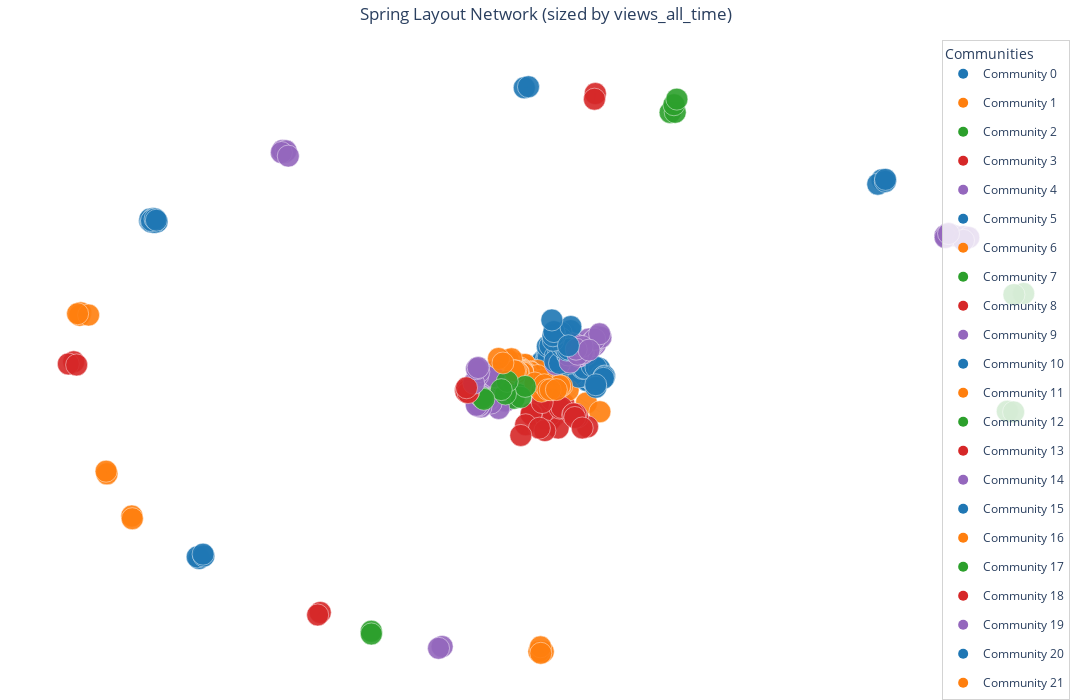

The cell this chart's notebook holds for it:
### Code cell
import numpy as np
import networkx as nx
import plotly.graph_objects as go

# -------------------------------------------------------
# 1. Spring layout (NetworkX built in)
# -------------------------------------------------------

# tweak k depending on density. Smaller k means more compact layout.
pos = nx.spring_layout(H, k=0.25, iterations=300, seed=4, weight="weight")

# -------------------------------------------------------
# 2. Node positions and sizes
# -------------------------------------------------------

names = list(H.nodes())

x_nodes = [pos[n][0] for n in names]
y_nodes = [pos[n][1] for n in names]

views = [
    max(1, H.nodes[n].get("views_all_time", 1))
    for n in names
]

sizes = np.interp(
    [np.log10(v) for v in views],
    (min(np.log10(v) for v in views), max(np.log10(v) for v in views)),
    (6, 22)
)

# -------------------------------------------------------
# 3. Optional community detection (Louvain)
# -------------------------------------------------------

try:
    import community as community_louvain
    partition = community_louvain.best_partition(H)
    communities = [partition[n] for n in names]
except:
    communities = [0 for _ in names]

unique_comms = sorted(set(communities))

palette = ['#1f77b4', '#ff7f0e', '#2ca02c', '#d62728', '#9467bd']
color_map = {c: palette[i % len(palette)] for i, c in enumerate(unique_comms)}
node_colors = [color_map[c] for c in communities]

# -------------------------------------------------------
# 4. Prepare edges for Plotly
# -------------------------------------------------------

edge_x = []
edge_y = []

for u, v in H.edges():
    edge_x += [pos[u][0], pos[v][0], None]
    edge_y += [pos[u][1], pos[v][1], None]

# -------------------------------------------------------
# 5. Build Plotly figure (same style you wanted)
# -------------------------------------------------------

fig = go.Figure()

# Edges
fig.add_trace(go.Scatter(
    x=edge_x,
    y=edge_y,
    mode="lines",
    line=dict(width=0.5, color="#d0d0d0"),
    hoverinfo="none",
    showlegend=False
))

# Nodes
fig.add_trace(go.Scatter(
    x=x_nodes,
    y=y_nodes,
    mode="markers",
    marker=dict(
        size=sizes,
        color=node_colors,
        opacity=0.9,
        line=dict(width=0.5, color="white")
    ),
    text=[
        f"<b>{H.nodes[n].get('mushroom', n)}</b>"
        f"<br>views: {H.nodes[n].get('views_all_time', 0)}"
        f"<br>community: {c}"
        for n, c in zip(names, communities)
    ],
    hovertemplate="%{text}<extra></extra>",
    showlegend=False
))

# Legend for communities
for comm in unique_comms:
    fig.add_trace(go.Scatter(
        x=[None], y=[None],
        mode="markers",
        marker=dict(size=10, color=color_map[comm]),
        legendgroup=str(comm),
        showlegend=True,
        name=f"Community {comm}"
    ))

# Layout
fig.update_layout(
    title="Spring Layout Network (sized by views_all_time)",
    width=1100,
    height=700,
    title_x=0.5,
    showlegend=True,
    margin=dict(l=0, r=0, t=40, b=0),
    plot_bgcolor="white",
    paper_bgcolor="white",
    xaxis=dict(showgrid=False, zeroline=False, visible=False),
    yaxis=dict(showgrid=False, zeroline=False, visible=False),
    legend=dict(
        title="Communities",
        orientation="v",
        yanchor="top",
        y=0.98,
        xanchor="right",
        x=0.98,
        bgcolor="rgba(255,255,255,0.8)",
        bordercolor="lightgray",
        borderwidth=1
    )
)

fig.show()

### Figure 1 — Plotly figure (JSON) as saved in the notebook; plotly's stock layout.template omitted (floating-point values rounded to 4 significant figures; data arrays with more than 128 entries replaced by an {"elided": "..."} marker saying what was removed)
{"data": [{"hoverinfo": "none", "line": {"color": "#d0d0d0", "width": 0.5}, "mode": "lines", "showlegend": false, "type": "scatter", "x": {"elided": "12258 float values"}, "y": {"elided": "12258 float values"}}, {"hovertemplate": "%{text}<extra></extra>", "marker": {"color": {"elided": "452 str values"}, "line": {"color": "white", "width": 0.5}, "opacity": 0.9, "size": {"elided": "452 int values"}}, "mode": "markers", "showlegend": false, "text": {"elided": "452 str values"}, "type": "scatter", "x": {"elided": "452 float values"}, "y": {"elided": "452 float values"}}, {"legendgroup": "0", "marker": {"color": "#1f77b4", "size": 10}, "mode": "markers", "name": "Community 0", "showlegend": true, "type": "scatter", "x": [null], "y": [null]}, {"legendgroup": "1", "marker": {"color": "#ff7f0e", "size": 10}, "mode": "markers", "name": "Community 1", "showlegend": true, "type": "scatter", "x": [null], "y": [null]}, {"legendgroup": "2", "marker": {"color": "#2ca02c", "size": 10}, "mode": "markers", "name": "Community 2", "showlegend": true, "type": "scatter", "x": [null], "y": [null]}, {"legendgroup": "3", "marker": {"color": "#d62728", "size": 10}, "mode": "markers", "name": "Community 3", "showlegend": true, "type": "scatter", "x": [null], "y": [null]}, {"legendgroup": "4", "marker": {"color": "#9467bd", "size": 10}, "mode": "markers", "name": "Community 4", "showlegend": true, "type": "scatter", "x": [null], "y": [null]}, {"legendgroup": "5", "marker": {"color": "#1f77b4", "size": 10}, "mode": "markers", "name": "Community 5", "showlegend": true, "type": "scatter", "x": [null], "y": [null]}, {"legendgroup": "6", "marker": {"color": "#ff7f0e", "size": 10}, "mode": "markers", "name": "Community 6", "showlegend": true, "type": "scatter", "x": [null], "y": [null]}, {"legendgroup": "7", "marker": {"color": "#2ca02c", "size": 10}, "mode": "markers", "name": "Community 7", "showlegend": true, "type": "scatter", "x": [null], "y": [null]}, {"legendgroup": "8", "marker": {"color": "#d62728", "size": 10}, "mode": "markers", "name": "Community 8", "showlegend": true, "type": "scatter", "x": [null], "y": [null]}, {"legendgroup": "9", "marker": {"color": "#9467bd", "size": 10}, "mode": "markers", "name": "Community 9", "showlegend": true, "type": "scatter", "x": [null], "y": [null]}, {"legendgroup": "10", "marker": {"color": "#1f77b4", "size": 10}, "mode": "markers", "name": "Community 10", "showlegend": true, "type": "scatter", "x": [null], "y": [null]}, {"legendgroup": "11", "marker": {"color": "#ff7f0e", "size": 10}, "mode": "markers", "name": "Community 11", "showlegend": true, "type": "scatter", "x": [null], "y": [null]}, {"legendgroup": "12", "marker": {"color": "#2ca02c", "size": 10}, "mode": "markers", "name": "Community 12", "showlegend": true, "type": "scatter", "x": [null], "y": [null]}, {"legendgroup": "13", "marker": {"color": "#d62728", "size": 10}, "mode": "markers", "name": "Community 13", "showlegend": true, "type": "scatter", "x": [null], "y": [null]}, {"legendgroup": "14", "marker": {"color": "#9467bd", "size": 10}, "mode": "markers", "name": "Community 14", "showlegend": true, "type": "scatter", "x": [null], "y": [null]}, {"legendgroup": "15", "marker": {"color": "#1f77b4", "size": 10}, "mode": "markers", "name": "Community 15", "showlegend": true, "type": "scatter", "x": [null], "y": [null]}, {"legendgroup": "16", "marker": {"color": "#ff7f0e", "size": 10}, "mode": "markers", "name": "Community 16", "showlegend": true, "type": "scatter", "x": [null], "y": [null]}, {"legendgroup": "17", "marker": {"color": "#2ca02c", "size": 10}, "mode": "markers", "name": "Community 17", "showlegend": true, "type": "scatter", "x": [null], "y": [null]}, {"legendgroup": "18", "marker": {"color": "#d62728", "size": 10}, "mode": "markers", "name": "Community 18", "showlegend": true, "type": "scatter", "x": [null], "y": [null]}, {"legendgroup": "19", "marker": {"color": "#9467bd", "size": 10}, "mode": "markers", "name": "Community 19", "showlegend": true, "type": "scatter", "x": [null], "y": [null]}, {"legendgroup": "20", "marker": {"color": "#1f77b4", "size": 10}, "mode": "markers", "name": "Community 20", "showlegend": true, "type": "scatter", "x": [null], "y": [null]}, {"legendgroup": "21", "marker": {"color": "#ff7f0e", "size": 10}, "mode": "markers", "name": "Community 21", "showlegend": true, "type": "scatter", "x": [null], "y": [null]}, {"legendgroup": "22", "marker": {"color": "#2ca02c", "size": 10}, "mode": "markers", "name": "Community 22", "showlegend": true, "type": "scatter", "x": [null], "y": [null]}, {"legendgroup": "23", "marker": {"color": "#d62728", "size": 10}, "mode": "markers", "name": "Community 23", "showlegend": true, "type": "scatter", "x": [null], "y": [null]}, {"legendgroup": "24", "marker": {"color": "#9467bd", "size": 10}, "mode": "markers", "name": "Community 24", "showlegend": true, "type": "scatter", "x": [null], "y": [null]}, {"legendgroup": "25", "marker": {"color": "#1f77b4", "size": 10}, "mode": "markers", "name": "Community 25", "showlegend": true, "type": "scatter", "x": [null], "y": [null]}, {"legendgroup": "26", "marker": {"color": "#ff7f0e", "size": 10}, "mode": "markers", "name": "Community 26", "showlegend": true, "type": "scatter", "x": [null], "y": [null]}], "layout": {"height": 700, "legend": {"bgcolor": "rgba(255,255,255,0.8)", "bordercolor": "lightgray", "borderwidth": 1, "orientation": "v", "title": {"text": "Communities"}, "x": 0.98, "xanchor": "right", "y": 0.98, "yanchor": "top"}, "margin": {"b": 0, "l": 0, "r": 0, "t": 40}, "paper_bgcolor": "white", "plot_bgcolor": "white", "showlegend": true, "title": {"text": "Spring Layout Network (sized by views_all_time)", "x": 0.5}, "width": 1100, "xaxis": {"showgrid": false, "visible": false, "zeroline": false}, "yaxis": {"showgrid": false, "visible": false, "zeroline": false}}}
